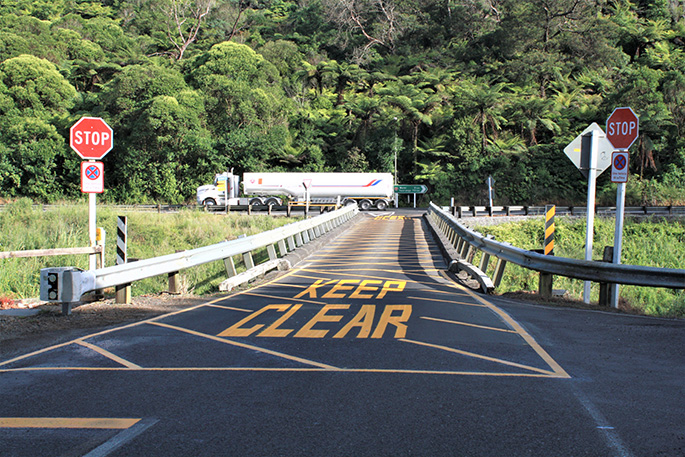
#> input picture 171213-one-way-bridge2.jpg, 685 x 457 px, given in place of Stop-intersection__ResizedImageWzM3NSwyNDBd.jpg, which was not available
$ python shapedetecting.py
#> lines starting #> are read from the running program, lines starting #| are printed output that depends on the picture; after the words box and inside, x2 and y2 are one past the last pixel; in counts of white or black regions, pixels touching at a corner belong together; pictures that were not available may be replaced by others from this repository, and a replacement may not be noted
import cv2
import imutils


class ShapeDetector:
    def __init__(self):
        pass

    def detect(self, c):  #method
        shape  = "noen"
        peri = cv2.arcLength(c,True)
        approx = cv2.approxPolyDP(c,0.04 * peri, True)
        if len(approx) ==3:
            shape = "triangle"
        elif len(approx) == 8:
            shape = "octagon"
        elif len(approx) == 7:
             shape = "7sidedshapethingy"


        return shape


image = cv2.imread(r"C:\Users\Darren\Documents\GitHub\DTY12\Stop-intersection__ResizedImageWzM3NSwyNDBd.jpg")
#> image is the input picture: shape (457, 685, 3); mean B, G, R 90.1, 103.9, 97.4
# image = cv2.imread(r"C:\Users\Darren\Documents\GitHub\DTY12\roadsigns\stopsign.png")
# C:\Users\Darren\Documents\GitHub\DTY12\roadsigns\giveway.png
# C:\Users\Darren\Documents\GitHub\DTY12\roadsigns\Stop_Sign_in_Australia.jpeg
# image = cv2.VideoCapture(0)
resized = imutils.resize(image, width=300)
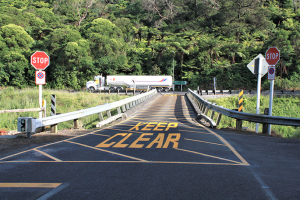
#> resized: shape (200, 300, 3); mean B, G, R 90.1, 103.9, 97.4
ratio = image.shape[0] / float(resized.shape[0])
#> ratio = 2.29

gray = cv2.cvtColor(resized, cv2.COLOR_BGR2GRAY)
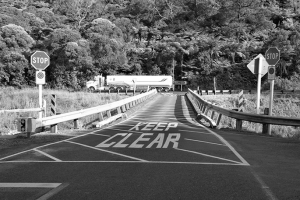
#> gray: shape (200, 300); min 2, max 255, mean 100.4
blurred = cv2.GaussianBlur(gray, (3,3),0)
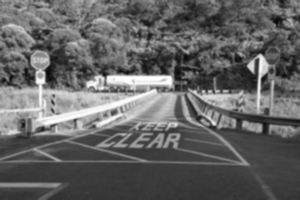
#> blurred: shape (200, 300); min 8, max 255, mean 100.5
thresh = cv2.threshold(blurred, 110, 255, cv2.THRESH_BINARY)[1]
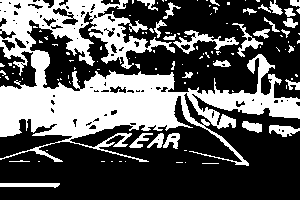
#> thresh: shape (200, 300); 36% white; 119 white regions (90 under 20 px)

cnts = cv2.findContours(thresh, cv2.RETR_EXTERNAL, cv2.CHAIN_APPROX_SIMPLE)
#> cnts = 119 contours, 96 with area under 20; largest, box (x1, y1, x2, y2) and area: (0, 0, 300, 166) 17526, (173, 30, 239, 54) 407, (232, 23, 263, 57) 196, (269, 125, 300, 137) 187, (0, 183, 60, 188) 177
cnts = imutils.grab_contours(cnts)
sd = ShapeDetector()

for c in cnts:

	# M = cv2.moments(c)s
	# cX = int((M["m10"] / M["m00"]) * ratio)
	# cY = int((M["m01"] / M["m00"]) * ratio)
	shape = sd.detect(c)


	c = c.astype("float")
	c *= ratio
	c = c.astype("int")
	cv2.drawContours(image, [c], -1, (0, 255, 0), 3)
	cv2.putText(image, shape, (0,100), cv2.FONT_HERSHEY_SIMPLEX, 0.5, (255, 255, 255), 2)

	# cv2.namedWindow("output", cv2.WINDOW_NORMAL) #To resize the window size of the output


	imageRS = cv2.resize(image, (200,120))
	cv2.imshow("Image", imageRS)
	cv2.imshow("img", thresh)


	cv2.waitKey(0)
#> this loop made 119 passes
#> (c, shape, peri in detect, approx in detect) on passes 2 to 8: ([[461, 372], [498, 372]], 'noen', 32, [[202, 163], [218, 163]]), ([[422, 370]], 'noen', 0, [[185, 162]]), ([[402, 370], [415, 370]], 'noen', 12, [[176, 162], [182, 162]]), ([[285, 367]], 'noen', 0, [[125, 161]]), ([[271, 367], [276, 367]], 'noen', 4, [[119, 161], [121, 161]]), ([[253, 367], [255, 367]], 'noen', 2, [[111, 161], [112, 161]]), ([[230, 367], [237, 367]], 'noen', 6, [[101, 161], [104, 161]])
#> (shape, peri in detect) on passes 13, 14, 15, 16, 17, 23: ('noen', 67.7), ('noen', 58.53), ('7sidedshapethingy', 85.7), ('noen', 87.94), ('noen', 54.38), ('octagon', 59.21)
#> pass 1, `imageRS = cv2.resize(image, (200,120))`:
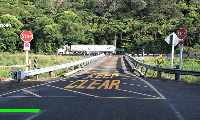
#> imageRS: shape (120, 200, 3); mean B, G, R 89.6, 104.4, 96.6
#> after the loop:
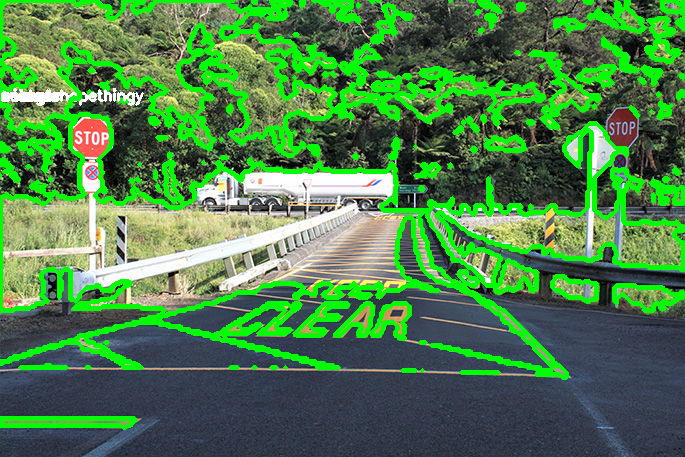
#> image: shape (457, 685, 3); 18.57% of pixels changed, all inside (x1, y1, x2, y2) = (0, 0, 685, 430)

$ run again, on IMG_0136.JPG
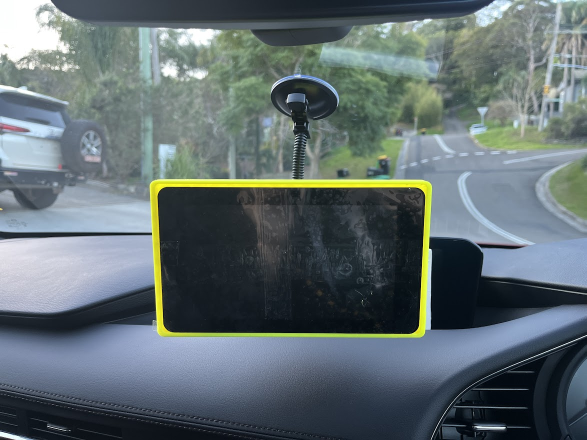
#> input picture IMG_0136.JPG, 1173 x 880 px, given in place of Stop-intersection__ResizedImageWzM3NSwyNDBd.jpg, which was not available (shown at 1/2 size)
#> image is the input picture: shape (880, 1173, 3); mean B, G, R 112.5, 109.4, 97.2
#> `thresh = cv2.threshold(blurred, 110, 255, cv2.THRESH_BINARY)[1]`:
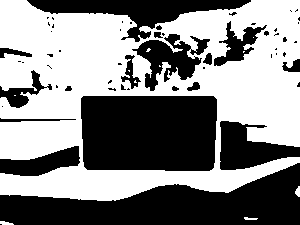
#> thresh: shape (225, 300); 52.9% white; 57 black regions (39 under 20 px)
#> cnts = 5 contours, 2 with area under 20; largest, box (x1, y1, x2, y2) and area: (0, 0, 300, 201) 48121, (295, 186, 300, 197) 27, (0, 221, 14, 225) 24
#> the loop `for c in cnts:  # M = cv2.moments(c)s # cX = int((M["m10"] / M["m00"])..` made 5 passes
#> (shape, peri in detect, approx in detect) on passes 1 to 3: ('triangle', 29.66, [[0, 221], [2, 224], [13, 224]]), ('triangle', 28.24, [[244, 217], [245, 219], [257, 218]]), ('noen', 24.49, [[298, 186], [295, 193], [299, 196], [299, 186]])
#> after the loop `for c in cnts:`:
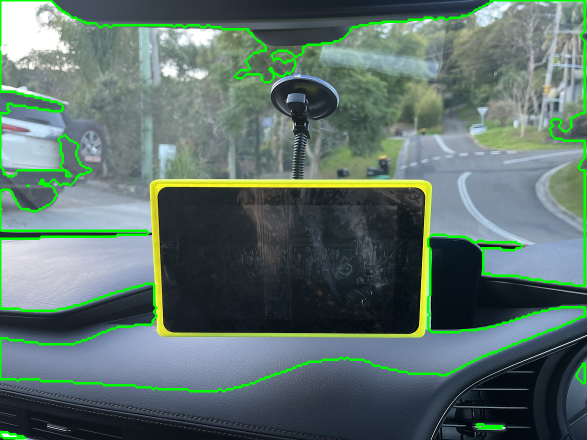
#> image: shape (880, 1173, 3) (shown at 1/2 size); 3.5% of pixels changed, all inside (x1, y1, x2, y2) = (0, 0, 1172, 879)
